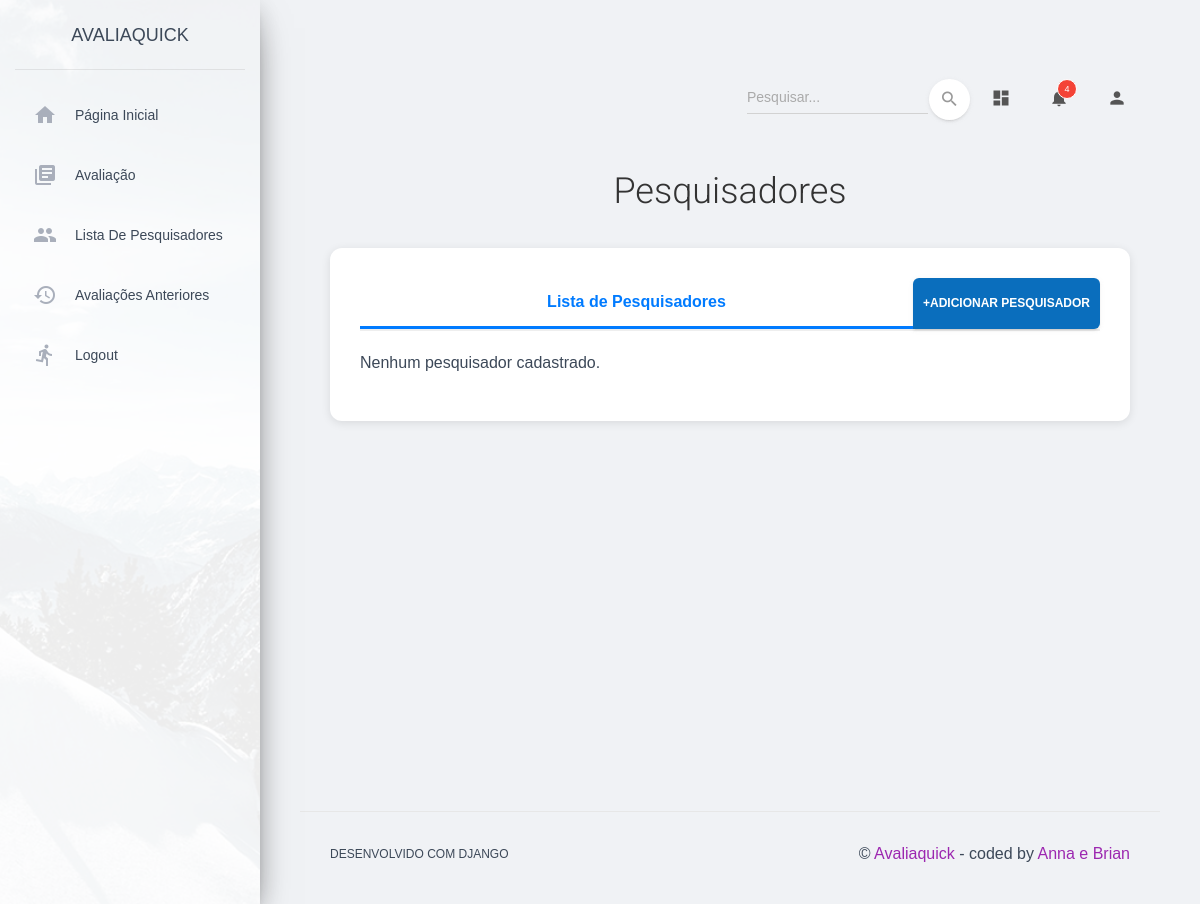
Page /lista-pesquisadores (signed in) on the earlier database version.
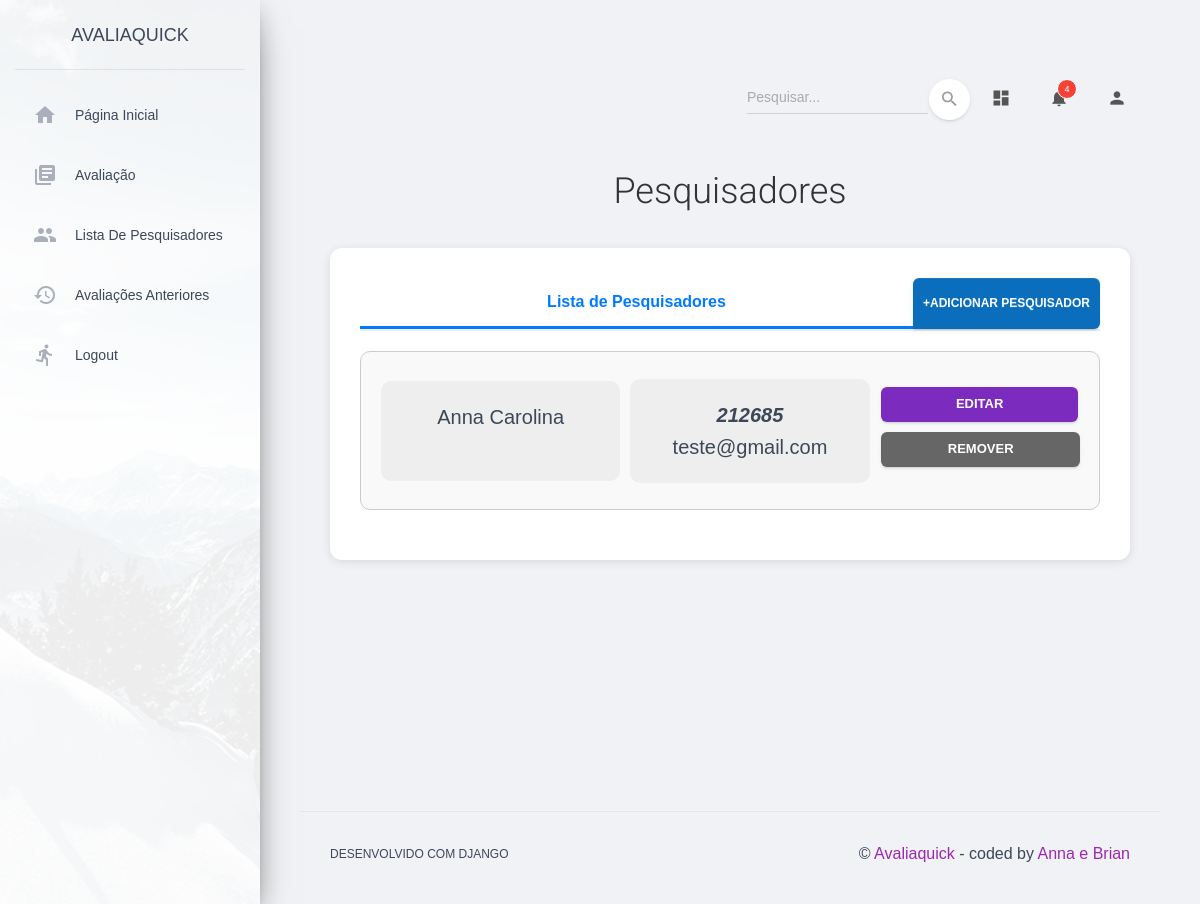
Same page on the later database version.
### avaliaquick/models.py (models this page shows)
class Pesquisador(models.Model):
    nome = models.CharField(null=False, blank=False, max_length=100)
    matricula = models.CharField(null=False, blank=False, unique=True, max_length=15)
    email = models.EmailField(null=False, blank=False, default='')

### avaliaquick/views.py (the view)
# urls.py: path('lista-pesquisadores', lista, name='lista_pesquisadores'),
def lista(request):
    if not request.user.is_authenticated:
        raise PermissionDenied
    if request.method == 'POST':
        form = FormularioPesquisador(request.POST)
        if form.is_valid():
            try:
                form.save()
                messages.success(request, 'Pesquisador cadastrado com sucesso!')
                return redirect('/lista-pesquisadores')
            except IntegrityError:
                messages.error(request, 'Já existe um pesquisador com essa matrícula.')
    else:
        form = FormularioPesquisador()
    pesquisadores = Pesquisador.objects.all()
    avaliacoes = Pendentes.objects.all()
    return render(request, 'avaliaquick/lista-pesquisadores.html', {
        'form': form,
        'pesquisadores': pesquisadores,
        'avaliacoes': avaliacoes,
    })

### avaliaquick/forms.py (shortened to what this page needs)
class FormularioPesquisador(forms.ModelForm):
    class Meta:
        model = Pesquisador
        fields = '__all__'
        widgets = {
            'nome': forms.TextInput(attrs={
                'placeholder': 'Digite o nome do Pesquisador'
            }),
            'matricula': forms.NumberInput(attrs={
                'placeholder': 'Digite a matrícula do Pesquisador'
            }),
            'email': forms.EmailInput(attrs={
                'placeholder': 'Digite o email do Pesquisador'
            }),
        }

### templates/avaliaquick/lista-pesquisadores.html (shortened to what this page needs)
{% extends "layouts/base.html" %}
{% block content %}
<h2>Pesquisadores</h2>
<div class="container">
    <div class="tab-header">
        <div class="tab-button-wrapper">
            <button class="tab-button-titulo active" onclick="openTab('pesquisadores')" disabled>
                Lista de Pesquisadores
            </button>
            <button id="btn-adicionar" style="border-bottom-left-radius: 0;" class="btn btn-adicionar fecha" onclick="formularioPesquisadores()">
                +Adicionar Pesquisador
            </button>
        </div>
    </div>
    <div id="lista-pesquisadores">
        {% for pesquisador in pesquisadores %}
            <div class="avaliacao-card">
                <div class="avaliacao-data">
                    <span>{{ pesquisador.nome }}</span>
                </div>
                <div class="avaliacao-info">
                    <strong><em>{{ pesquisador.matricula }}</em></strong><br>
                    <span>{{ pesquisador.email }}</span>
                </div>
                <div class="avaliacao-botoes">
                    <button class="btn avaliar"
                            onclick="editarPesquisador(this)"
                            data-id="{{ pesquisador.id }}"
                            data-nome="{{ pesquisador.nome }}"
                            data-matricula="{{ pesquisador.matricula }}"
                            data-email="{{ pesquisador.email }}">
                        Editar
                    </button>
                    <form style="width: 100%;" action="{% url 'deletar_pesquisador' pesquisador.id %}" method="post" onsubmit="return confirmarRemocao();">
                        <button type="submit" class="btn" style="width: 100%">Remover</button>
                    </form>
                </div>
            </div>
        {% empty %}
            <p>Nenhum pesquisador cadastrado.</p>
        {% endfor %}
    </div>
</div>
{% endblock content %}

Differences in the rows shown:
added Pesquisador: nome "Anna Carolina", matricula "212685", email "teste@gmail.com"
Other differences:
text no longer shown: "Nenhum pesquisador cadastrado."
